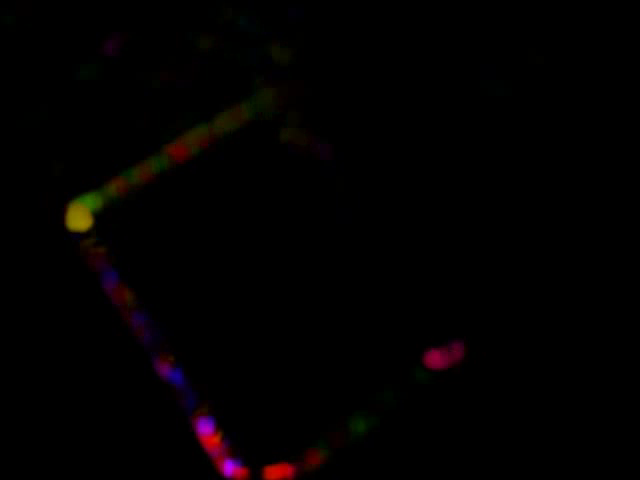
#> input picture frame 23 of Task8/Q3.avi, 640 x 480 px, given in place of the camera
$ python Q3.py
#> lines starting #> are read from the running program, lines starting #| are printed output that depends on the picture; after the words box and inside, x2 and y2 are one past the last pixel; in counts of white or black regions, pixels touching at a corner belong together
# organize imports
import numpy as np
import cv2 as cv2

from time import time

# This will return video from the first webcam on your computer.
capture = cv2.VideoCapture(0)
#
# # Define the codec and create VideoWriter object
fourcc = cv2.VideoWriter_fourcc(*'XVID')
videoWriter = cv2.VideoWriter('Q3.avi', fourcc, 8.0, (640, 480))

# Reading the first frame
_, frame1 = capture.read()
#> frame1 is the input picture: shape (480, 640, 3); mean B, G, R 0.9, 0.8, 2.5
# Convert to gray scale
prvs = cv2.cvtColor(frame1, cv2.COLOR_BGR2GRAY)
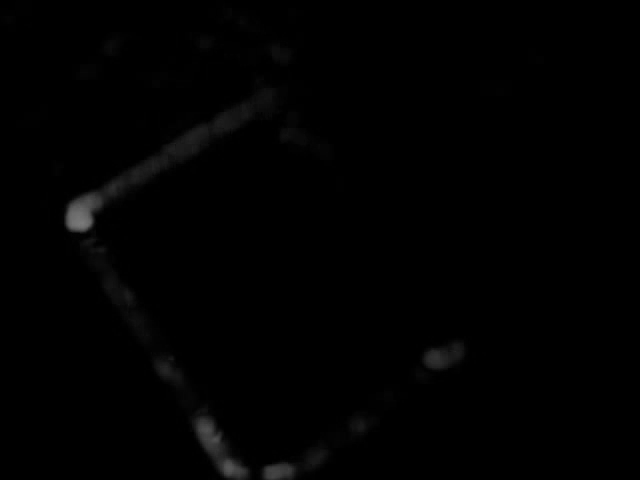
#> prvs: shape (480, 640); min 0, max 123, mean 1.3
# Create mask
hsv_mask = np.zeros_like(frame1)
# Make image saturation to a maximum value
hsv_mask[..., 1] = 255

# Till you scan the video
start_time = time()
while True:
    # Capture another frame and convert to gray scale
    _, frame2 = capture.read()
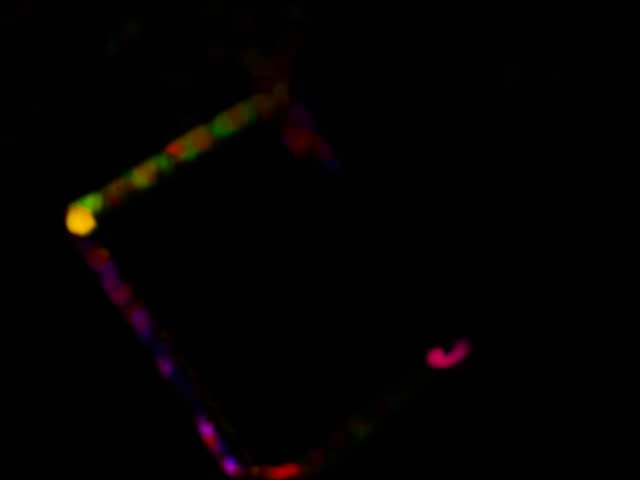
#> input picture frame 24 of Task8/Q3.avi, 640 x 480 px, given in place of the camera
#> frame2 is the input picture: shape (480, 640, 3); mean B, G, R 0.8, 1.2, 3
    next = cv2.cvtColor(frame2, cv2.COLOR_BGR2GRAY)
    next = cv2.GaussianBlur(next, ksize=(15, 15), sigmaX=4, sigmaY=4)
    # Optical flow is now calculated
    flow = cv2.calcOpticalFlowFarneback(prvs, next, None, 0.5, 3, 15, 3, 5, 1.2, 0)
    # Compute magnite and angle of 2D vector
    mag, ang = cv2.cartToPolar(flow[..., 0], flow[..., 1])
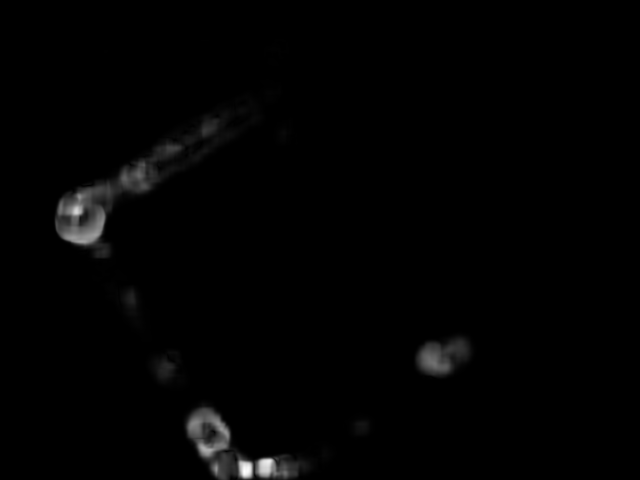
#> mag: shape (480, 640) float32; min 0, max 8.07, mean 0.0869; drawn with min black and max white
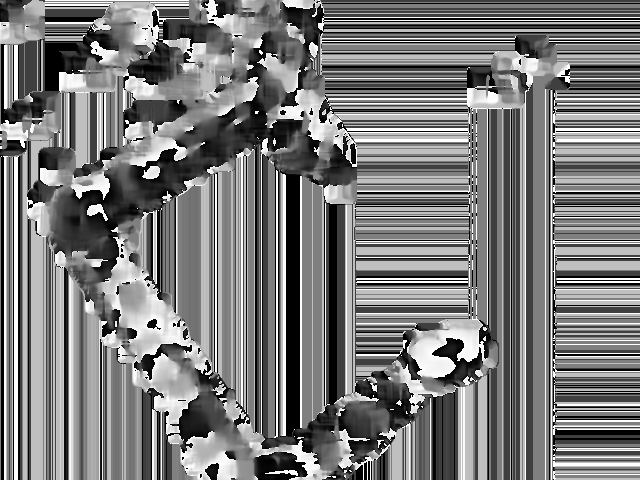
#> ang: shape (480, 640) float32; min 0, max 6.28, mean 3.02; drawn with min black and max white
    # Set image hue value according to the angle of optical flow
    hsv_mask[..., 0] = ang * 180 / np.pi / 2
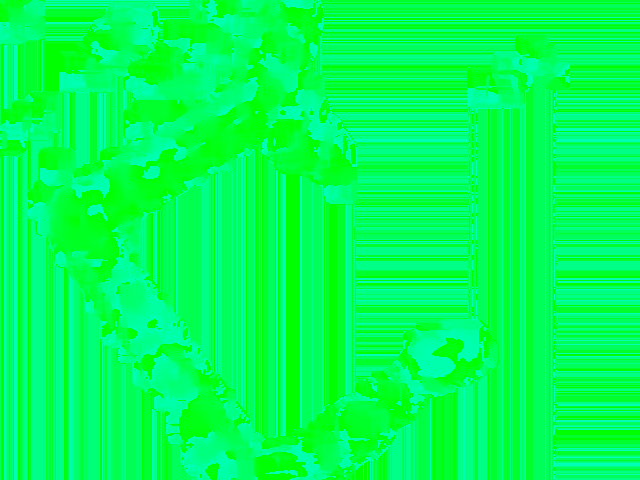
#> hsv_mask: shape (480, 640, 3); mean of channels 0, 1, 2 86.2, 255, 0; drawn as B, G, R
    # Set value as per the normalized magnitude of optical flow
    hsv_mask[..., 2] = cv2.normalize(mag, None, 0, 255, cv2.NORM_MINMAX)
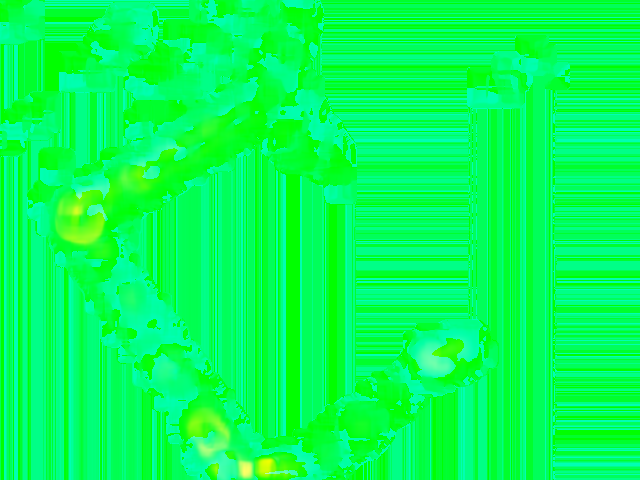
#> hsv_mask: shape (480, 640, 3); 8.01% of pixels changed, all inside (x1, y1, x2, y2) = (53, 39, 477, 480); drawn as B, G, R
    # Convert to rgb
    rgb_representation = cv2.cvtColor(hsv_mask, cv2.COLOR_HSV2BGR)
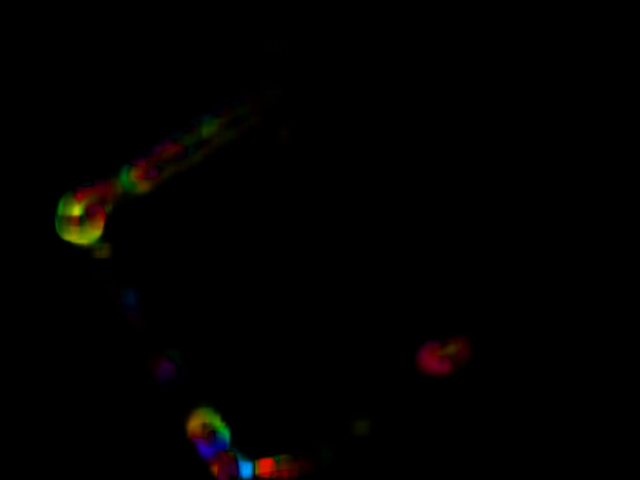
#> rgb_representation: shape (480, 640, 3); mean B, G, R 0.6, 1.3, 2

    cv2.imshow('frame2', rgb_representation)
    videoWriter.write(rgb_representation)
    kk = cv2.waitKey(30) & 0xff
#> (key e is pressed here)
    # Press 'e' to exit the video
    if time() - start_time >= 30:
        break
    if kk == ord('e'):
        break
    # Press 's' to save the video
    elif kk == ord('s'):
        cv2.imwrite('Optical_image.png', frame2)
        cv2.imwrite('HSV_converted_image.png', rgb_representation)
    prvs = next

capture.release()
videoWriter.release()

cv2.destroyAllWindows()

$ run again, starting later in the video
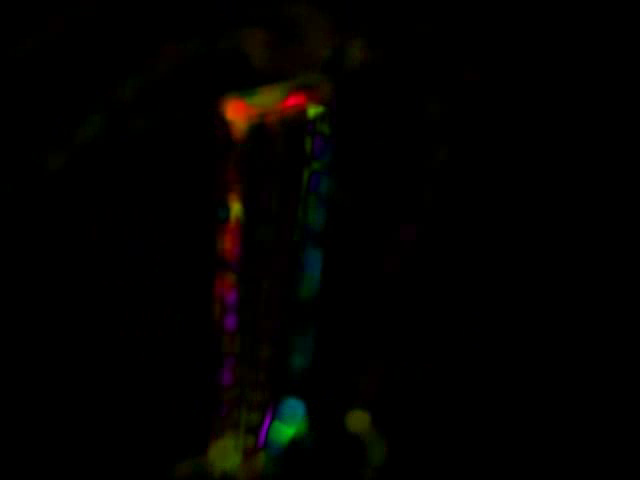
#> input picture frame 105 of Task8/Q3.avi, 640 x 480 px, given in place of the camera
#> frame1 is the input picture: shape (480, 640, 3); mean B, G, R 0.8, 2, 2.8
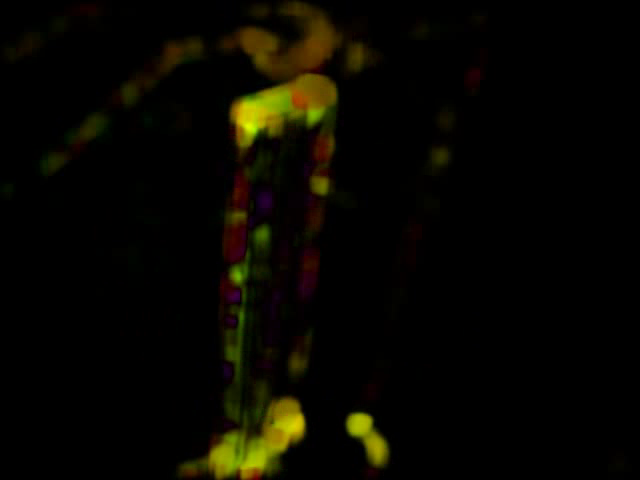
#> input picture frame 106 of Task8/Q3.avi, 640 x 480 px, given in place of the camera
#> frame2 is the input picture: shape (480, 640, 3); mean B, G, R 0.3, 6.7, 8
#> `rgb_representation = cv2.cvtColor(hsv_mask, cv2.COLOR_HSV2BGR)`:
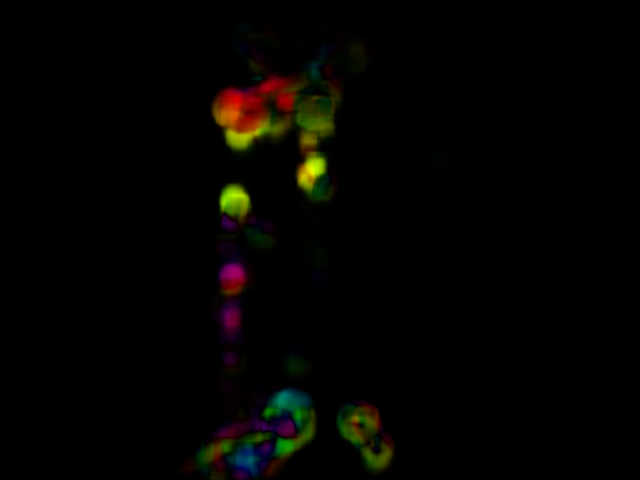
#> rgb_representation: shape (480, 640, 3); mean B, G, R 1, 3.3, 4

$ run again, starting later in the video
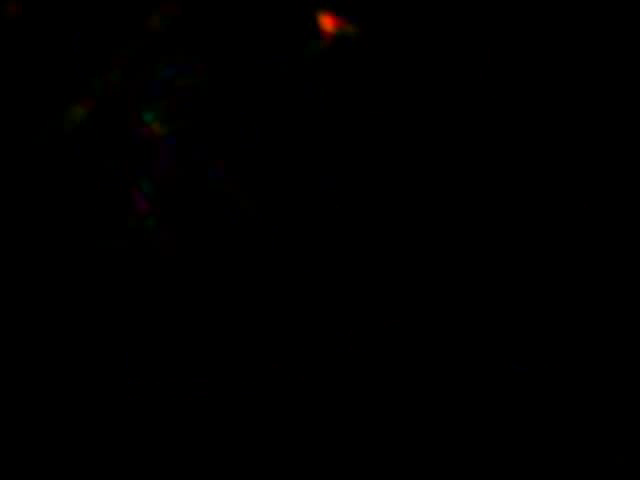
#> input picture frame 188 of Task8/Q3.avi, 640 x 480 px, given in place of the camera
#> frame1 is the input picture: shape (480, 640, 3); mean B, G, R 0.1, 0.1, 0.4
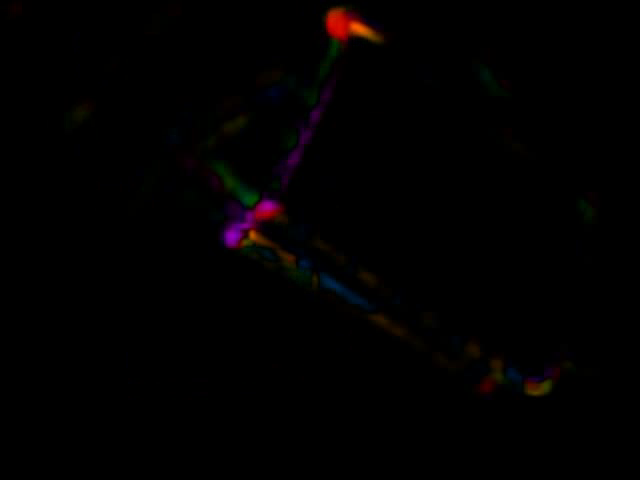
#> input picture frame 189 of Task8/Q3.avi, 640 x 480 px, given in place of the camera
#> frame2 is the input picture: shape (480, 640, 3); mean B, G, R 0.8, 0.7, 1.8
#> `hsv_mask[..., 2] = cv2.normalize(mag, None, 0, 255, cv2.NORM_MINMAX)`:
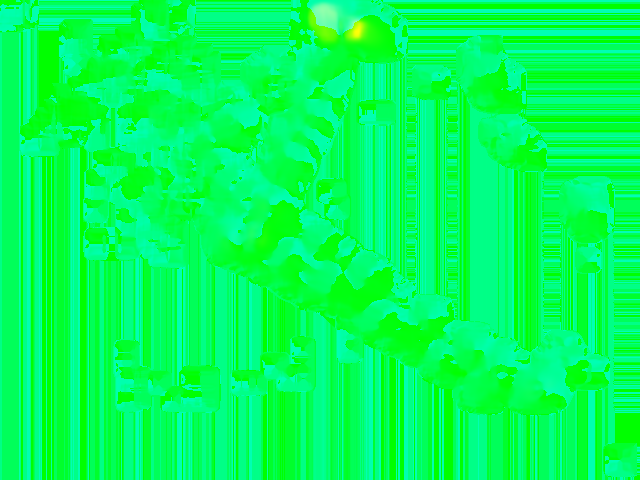
#> hsv_mask: shape (480, 640, 3); mean of channels 0, 1, 2 89.6, 255, 0.7; drawn as B, G, R
